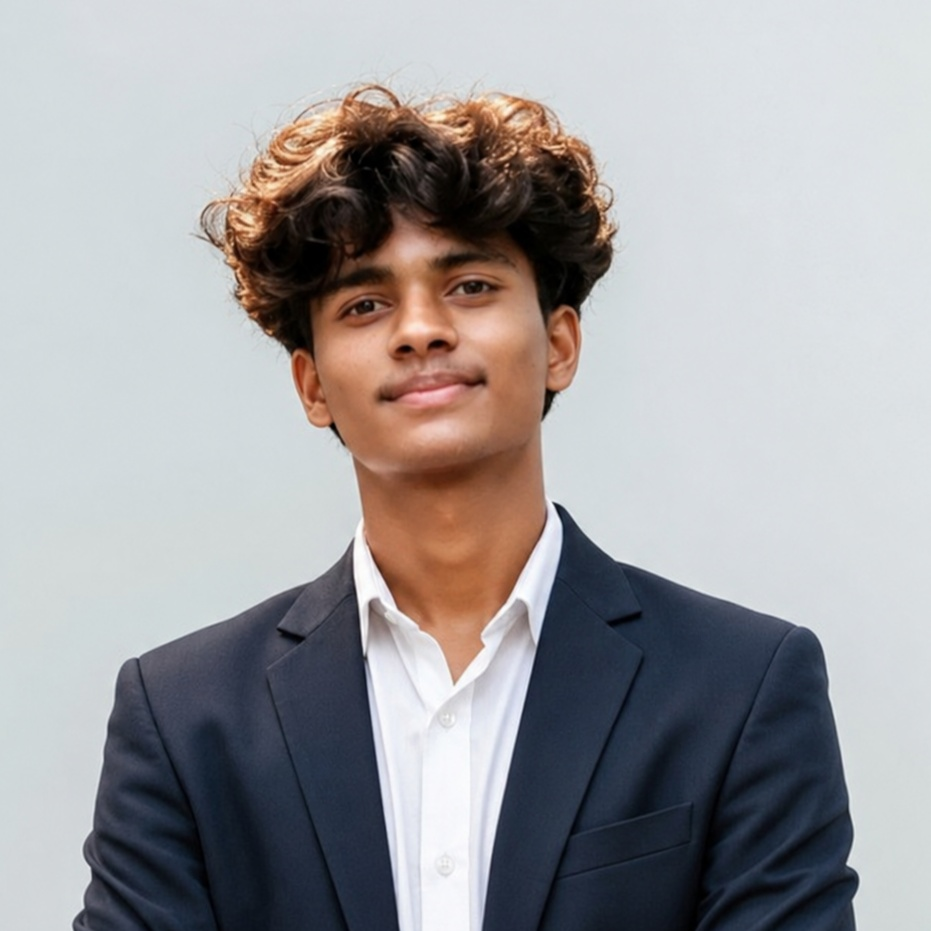
#> input picture Sachinxcode-01.jpg, 931 x 931 px
$ python generate_ascii_laser.py
#> lines starting #> are read from the running program, lines starting #| are printed output that depends on the picture
import os
import math
import random
import numpy as np
from PIL import Image, ImageDraw, ImageFont, ImageOps, ImageEnhance, ImageFilter

# ASCII character ramp from lowest to highest luminance
RAMP = " .:-=+*#%@"

def load_font(font_size=16):
    """Attempt to load a crisp monospace TTF font, falling back to default."""
    font_candidates = [
        "consola.ttf", "consolas.ttf", "cour.ttf", "courier.ttf",
        "lucon.ttf", "DejaVuSansMono.ttf", "FreeMono.ttf"
    ]
    for font_name in font_candidates:
        try:
            return ImageFont.truetype(font_name, font_size), font_size
        except OSError:
            continue
    try:
        # Try system font paths on Windows
        win_fonts = [
            "C:\\Windows\\Fonts\\consola.ttf",
            "C:\\Windows\\Fonts\\cour.ttf",
            "C:\\Windows\\Fonts\\lucon.ttf"
        ]
        for path in win_fonts:
            if os.path.exists(path):
                return ImageFont.truetype(path, font_size), font_size
    except Exception:
        pass
    return ImageFont.load_default(), font_size

def process_image_to_ascii_grid(image_path, cols=84, rows=42):
    """Load photo, crop square, contrast enhance, and convert to 2D ASCII grid."""
#> called with image_path = 'Sachinxcode-01.jpg', cols = 84, rows = 42
    if not os.path.exists(image_path):
        raise FileNotFoundError(f"Source photo {image_path} not found.")

    img = Image.open(image_path).convert('L')
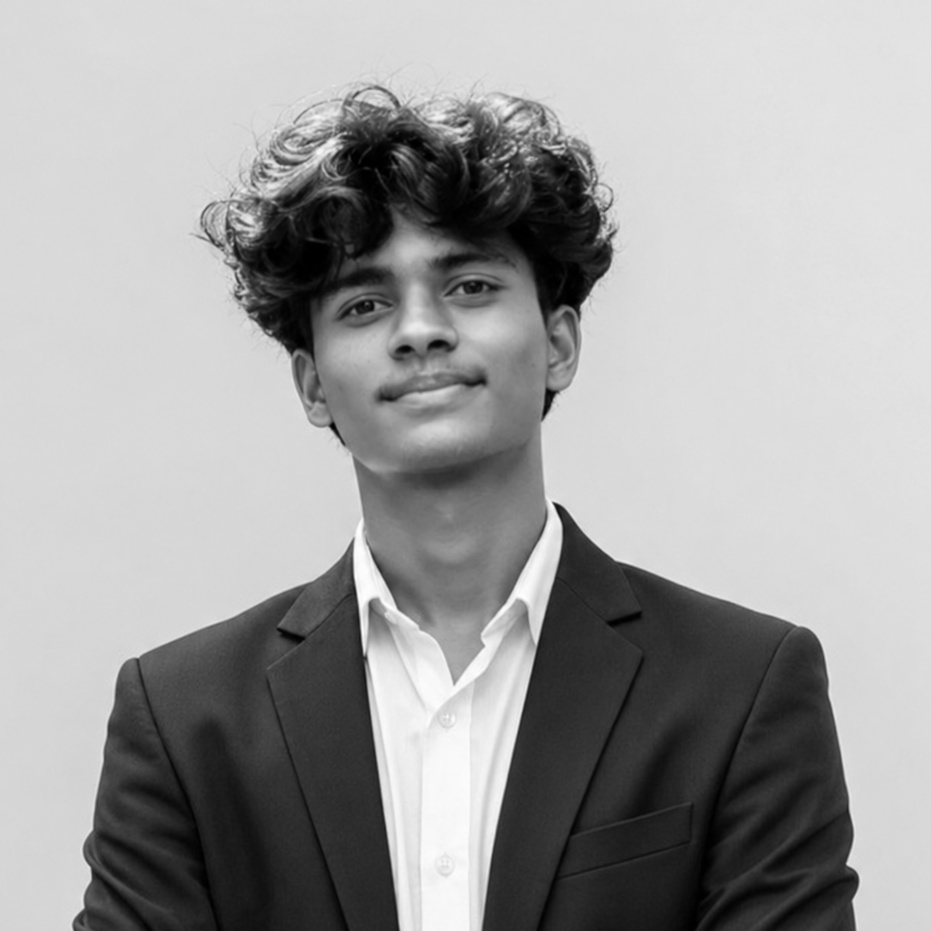
#> img: PIL image 931x931 L; min 0, max 255, mean 158.7

    # Square crop center
    w, h = img.size
#> w = 931; h = 931
    min_dim = min(w, h)
#> min_dim = 931
    left = (w - min_dim) // 2
#> left = 0
    top = (h - min_dim) // 2
#> top = 0
    img_cropped = img.crop((left, top, left + min_dim, top + min_dim))

    # Resize to target cols x rows
    img_resized = img_cropped.resize((cols, rows), Image.Resampling.LANCZOS)
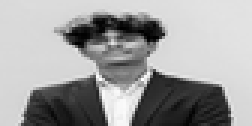
#> img_resized: PIL image 84x42 L (shown 3 times larger); min 0, max 255, mean 158.7

    # Enhance contrast & sharpness for crisp facial features
    img_contrast = ImageOps.autocontrast(img_resized, cutoff=2)
    enhancer = ImageEnhance.Contrast(img_contrast)
    img_enhanced = enhancer.enhance(1.4)
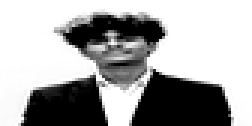
#> img_enhanced: PIL image 84x42 L (shown 3 times larger); min 0, max 255, mean 167.3
    img_sharp = img_enhanced.filter(ImageFilter.UnsharpMask(radius=1.5, percent=150))
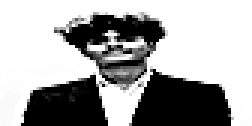
#> img_sharp: PIL image 84x42 L (shown 3 times larger); min 0, max 255, mean 166.8

    arr = np.array(img_sharp, dtype=np.float32)

    # Map pixel brightness (0..255) to ASCII character index
    ramp_len = len(RAMP)
    char_grid = []
    val_grid = []

    for r in range(rows):
        char_row = []
        val_row = []
        for c in range(cols):
            val = arr[r, c]
            idx = int((val / 255.0) * (ramp_len - 1))
            idx = max(0, min(ramp_len - 1, idx))
            char_row.append(RAMP[idx])
            val_row.append(val)
        char_grid.append(char_row)
        val_grid.append(val_row)
#> after the loop, char_grid = 42 items; val_grid = 42 items

    return char_grid, val_grid, cols, rows

def draw_laser_beam(draw, y_pos, width, color_cyan, color_purple):
    """Draw glowing multi-layer laser scan beam."""
    # Outer bloom aura
    draw.rectangle([20, y_pos - 6, width - 20, y_pos + 6], fill=(34, 211, 238, 40))
    draw.rectangle([30, y_pos - 3, width - 30, y_pos + 3], fill=(167, 139, 250, 90))
    # Core bright beam
    draw.line([(35, y_pos), (width - 35, y_pos)], fill=(255, 255, 255), width=2)

def generate_ascii_laser_gif(
    image_path="Sachinxcode-01.jpg",
    output_path="assets/ascii-laser-intro.gif",
    cols=84,
    rows=42,
    total_frames=52
):
    """Generate Cyberpunk ASCII-Photo + Laser-Scan animated GIF."""
    os.makedirs(os.path.dirname(output_path), exist_ok=True)

    char_grid, val_grid, cols, rows = process_image_to_ascii_grid(image_path, cols, rows)
#> char_grid = 42 items; val_grid = 42 items; cols = 84; rows = 42

    font, font_size = load_font(15)

    # Monospace cell measurements
    cell_w = 9
    cell_h = 17

    margin_x = 45
    margin_y = 65

    canvas_w = margin_x * 2 + cols * cell_w
#> canvas_w = 846
    canvas_h = margin_y + rows * cell_h + 55
#> canvas_h = 834

    # Color palette
    bg_color = (10, 10, 15)            # #0A0A0F dark cyberpunk bg
    hud_border_color = (30, 41, 59)   # #1E293B border
    text_muted_color = (100, 116, 139) # #64748B
    cyan_accent = (34, 211, 238)       # #22D3EE
    purple_accent = (167, 139, 250)   # #A78BFA
    emerald_accent = (16, 185, 129)    # #10B981
    white_color = (248, 250, 252)

    frames = []

    ascii_top_y = margin_y
    ascii_bottom_y = margin_y + rows * cell_h
#> ascii_bottom_y = 779

    for frame_idx in range(total_frames):
        img = Image.new('RGB', (canvas_w, canvas_h), color=bg_color)
        draw = ImageDraw.Draw(img)

        progress = frame_idx / float(total_frames - 1)

        # 1. Outer HUD Window Frame & Corner Brackets ┌ ┐ └ ┘
        draw.rectangle([15, 15, canvas_w - 15, canvas_h - 15], outline=hud_border_color, width=1)

        # Corner Brackets
        c_len = 16
        # Top-Left ┌
        draw.line([(15, 15), (15 + c_len, 15)], fill=cyan_accent, width=2)
        draw.line([(15, 15), (15, 15 + c_len)], fill=cyan_accent, width=2)
        # Top-Right ┐
        draw.line([(canvas_w - 15, 15), (canvas_w - 15 - c_len, 15)], fill=cyan_accent, width=2)
        draw.line([(canvas_w - 15, 15), (canvas_w - 15, 15 + c_len)], fill=cyan_accent, width=2)
        # Bottom-Left └
        draw.line([(15, canvas_h - 15), (15 + c_len, canvas_h - 15)], fill=cyan_accent, width=2)
        draw.line([(15, canvas_h - 15), (15, canvas_h - 15 - c_len)], fill=cyan_accent, width=2)
        # Bottom-Right ┘
        draw.line([(canvas_w - 15, canvas_h - 15), (canvas_w - 15 - c_len, canvas_h - 15)], fill=cyan_accent, width=2)
        draw.line([(canvas_w - 15, canvas_h - 15), (canvas_w - 15, canvas_h - 15 - c_len)], fill=cyan_accent, width=2)

        # Header Info Bar
        draw.text((30, 26), "[ SYS.BOOT_SCAN // @Sachinxcode-01 ]", font=font, fill=cyan_accent)
        draw.text((canvas_w - 160, 26), "GRID: 84x42", font=font, fill=purple_accent)
        draw.line([(30, 48), (canvas_w - 30, 48)], fill=hud_border_color, width=1)

        # Determine laser scan position & reveal state
        # Frames 0..6: Dark bootup
        # Frames 6..34: Primary Laser Scan (Top -> Bottom)
        # Frames 34..44: Secondary Verification Laser Pass
        # Frames 44..52: Full Reveal + CRT Flicker + Fade Loop

        if frame_idx < 6:
            laser_y = -100
            scan_pct = 0
        elif frame_idx <= 34:
            scan_t = (frame_idx - 6) / 28.0
            laser_y = ascii_top_y + scan_t * (ascii_bottom_y - ascii_top_y)
            scan_pct = int(scan_t * 100)
        elif frame_idx <= 44:
            pass2_t = (frame_idx - 34) / 10.0
            laser_y = ascii_top_y + pass2_t * (ascii_bottom_y - ascii_top_y)
            scan_pct = 100
        else:
            laser_y = -100
            scan_pct = 100

        # Draw ASCII Grid
        for r in range(rows):
            row_y = margin_y + r * cell_h

            # Check if row has been passed/revealed by laser
            is_revealed = (laser_y >= row_y) or (frame_idx > 34)
            is_laser_row = abs(laser_y - row_y) < (cell_h * 1.2)

            if not is_revealed:
                continue

            for c in range(cols):
                char = char_grid[r][c]
                val = val_grid[r][c]
                x_pos = margin_x + c * cell_w

                # CRT Character Flicker on idle frames 44..52
                if frame_idx > 44 and random.random() < 0.02:
                    rand_idx = max(0, min(len(RAMP)-1, RAMP.find(char) + random.choice([-1, 1])))
                    char = RAMP[rand_idx]

                # Color calculation based on brightness & laser proximity
                if is_laser_row:
                    char_color = white_color
                else:
                    # Gradient palette: high brightness -> Cyan, mid -> Purple, low -> Muted
                    norm = val / 255.0
                    if norm > 0.65:
                        r_c = int(34 + (248 - 34) * (norm - 0.65) / 0.35)
                        g_c = int(211 + (250 - 211) * (norm - 0.65) / 0.35)
                        b_c = int(238 + (252 - 238) * (norm - 0.65) / 0.35)
                        char_color = (r_c, g_c, b_c)
                    elif norm > 0.30:
                        r_c = int(167 * norm)
                        g_c = int(139 * norm)
                        b_c = int(250 * norm)
                        char_color = (max(40, r_c), max(40, g_c), max(50, b_c))
                    else:
                        r_c = int(100 * norm + 20)
                        g_c = int(116 * norm + 20)
                        b_c = int(139 * norm + 30)
                        char_color = (r_c, g_c, b_c)

                # Fade out slightly on last 3 frames to loop back to frame 0 smoothly
                if frame_idx >= total_frames - 3:
                    fade = 1.0 - ((frame_idx - (total_frames - 3)) / 3.0)
                    char_color = (int(char_color[0] * fade), int(char_color[1] * fade), int(char_color[2] * fade))

                draw.text((x_pos, row_y), char, font=font, fill=char_color)

        # Draw Laser Scan Line
        if laser_y > 0:
            draw_laser_beam(draw, int(laser_y), canvas_w, cyan_accent, purple_accent)

        # Footer Status & Progress Bar
        footer_y = canvas_h - 38
        draw.text((30, footer_y), f"STATUS: SCANNING [{scan_pct:3d}%]", font=font, fill=emerald_accent if scan_pct == 100 else cyan_accent)

        # Draw progress bar [██████░░░░]
        bar_x = 240
        bar_w = 200
        bar_h = 10
        draw.rectangle([bar_x, footer_y + 3, bar_x + bar_w, footer_y + 3 + bar_h], outline=hud_border_color)
        fill_w = int(bar_w * (scan_pct / 100.0))
        if fill_w > 0:
            draw.rectangle([bar_x, footer_y + 3, bar_x + fill_w, footer_y + 3 + bar_h], fill=cyan_accent)

        draw.text((canvas_w - 180, footer_y), "LOG: VERIFIED_OK", font=font, fill=emerald_accent if scan_pct == 100 else text_muted_color)

        frames.append(img)
#> this loop made 52 passes
#> laser_y on passes 7 to 18: 65, 90.5, 116, 141.5, 167, 192.5, 218, 243.5, 269, 294.5, 320, 345.5
#> pass 1, in generate_ascii_laser_gif, `img = Image.new('RGB', (canvas_w, canvas_h), color=bg_color)`:
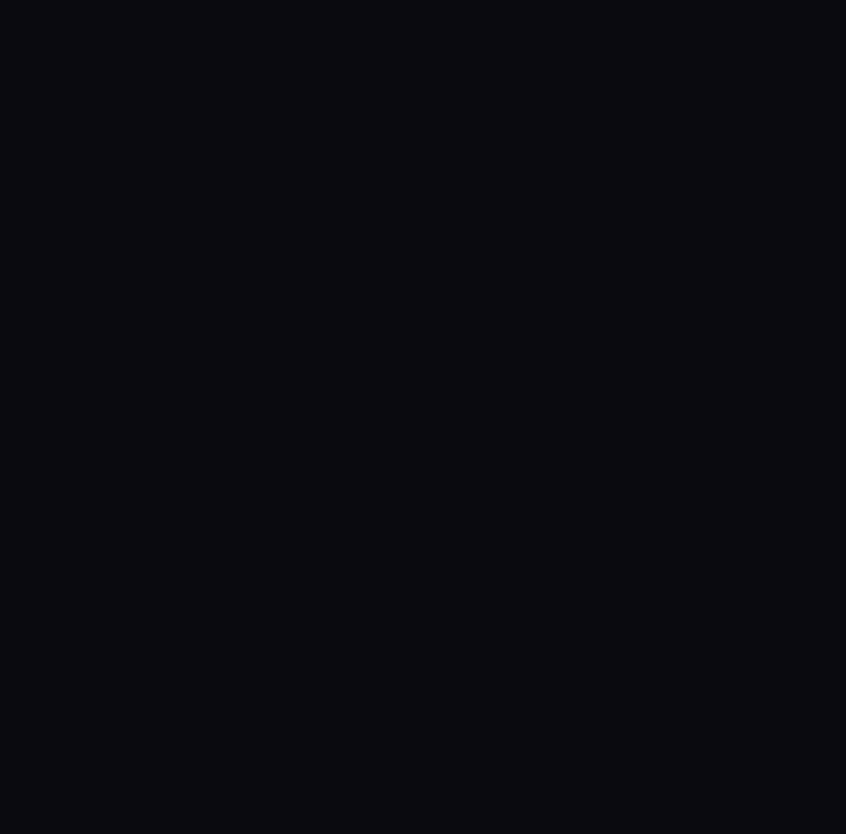
#> img: PIL image 846x834 RGB; mean R, G, B 10, 10, 15
#> after the loop:
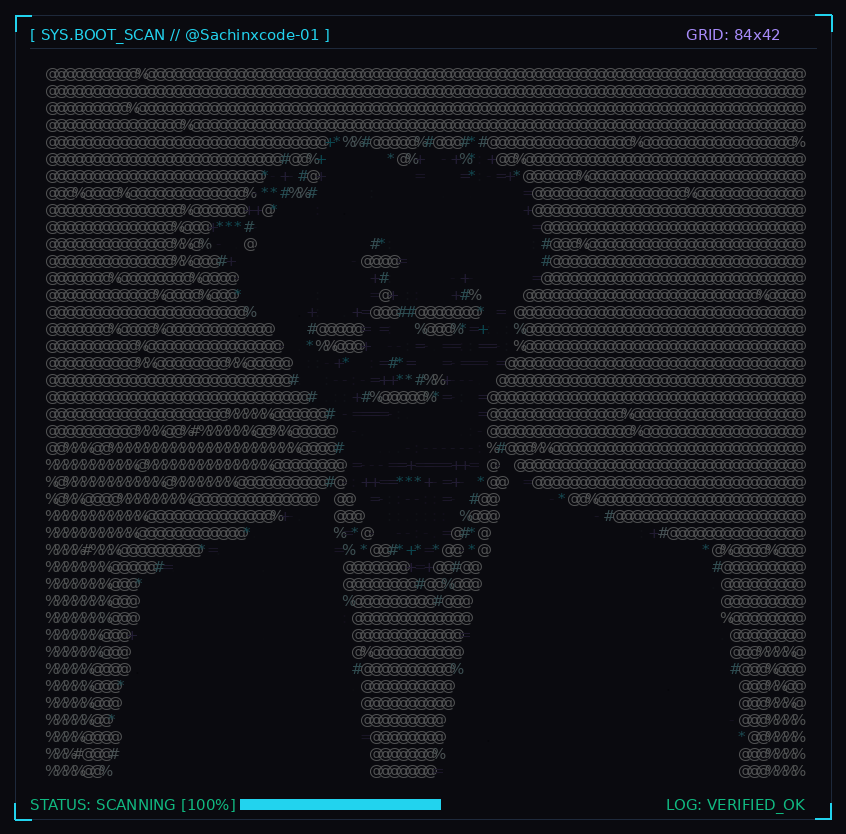
#> img: PIL image 846x834 RGB; mean R, G, B 21.9, 23.3, 27.8
#> after the loop, frames = 52 items

    # Save animated GIF
    frames[0].save(
        output_path,
        save_all=True,
        append_images=frames[1:],
        duration=65,  # 65ms per frame = ~3.38s loop
        loop=0,
        optimize=True
    )
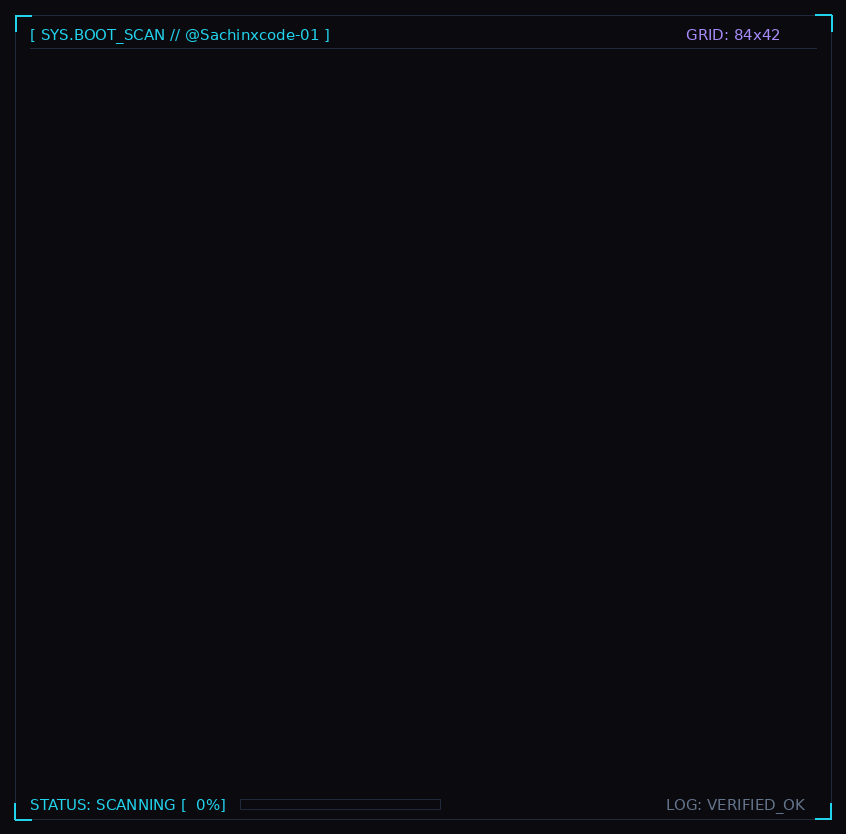
#> saved as ascii-laser-intro.gif: PIL image 846x834 RGB; mean R, G, B 10.3, 10.8, 16

    file_size_mb = os.path.getsize(output_path) / (1024 * 1024)
    print(f"Generated {output_path} ({file_size_mb:.2f} MB, {len(frames)} frames) successfully!")
#| Generated assets/ascii-laser-intro.gif (1.36 MB, 52 frames) successfully!

if __name__ == "__main__":
    generate_ascii_laser_gif()

$ run again, with IMG_20260429_071837_402.webp saved as Sachinxcode-01.jpg
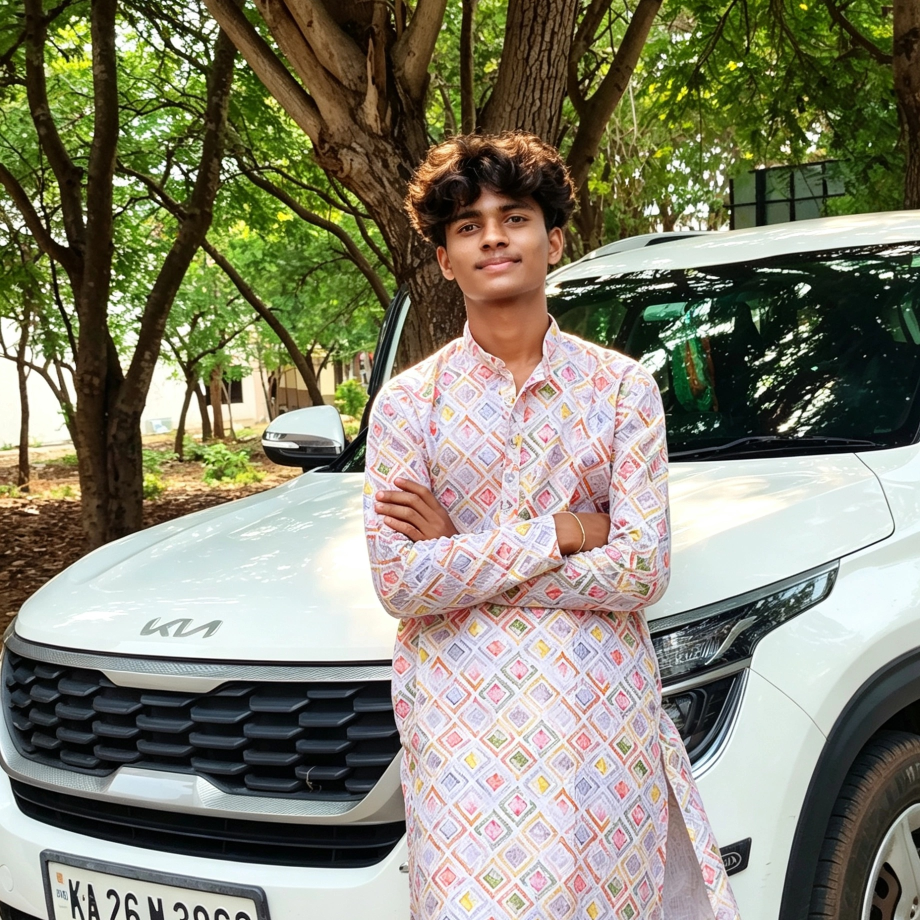
#> input picture IMG_20260429_071837_402.webp, 1840 x 1840 px (shown at 1/2 size)
#> in process_image_to_ascii_grid, `img_sharp = img_enhanced.filter(ImageFilter.UnsharpMask(radius=1.5, pe..`:
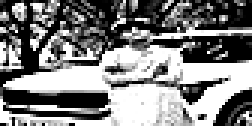
#> img_sharp: PIL image 84x42 L (shown 3 times larger); min 0, max 255, mean 128.9
#> after the loop in process_image_to_ascii_grid, `for r in range(rows):`: char_grid = 42 items
#> in generate_ascii_laser_gif, `char_grid, val_grid, cols, rows = process_image_to_ascii_grid(image_pa..`: cols = 84; rows = 42
#> canvas_w = 846
#> canvas_h = 834
#> ascii_bottom_y = 779
#> the loop in generate_ascii_laser_gif, `for frame_idx in range(total_frames):` made 52 passes
#> laser_y on passes 7 to 14: 65, 90.5, 116, 141.5, 167, 192.5, 218, 243.5
#> after the loop in generate_ascii_laser_gif, `for frame_idx in range(total_frames):`:
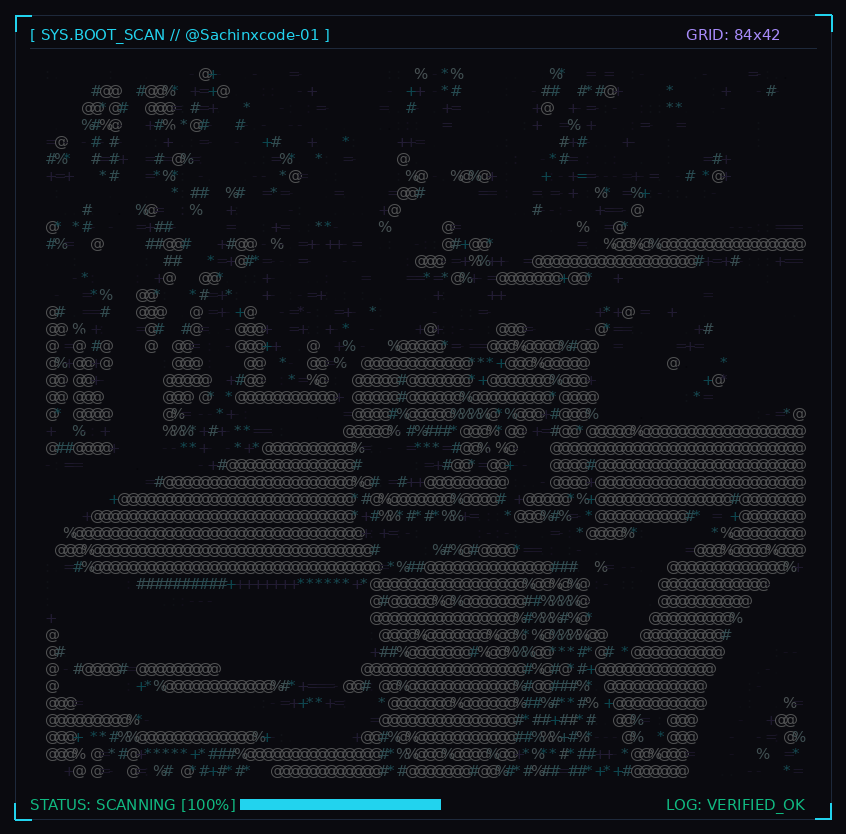
#> img: PIL image 846x834 RGB; mean R, G, B 17.5, 19.2, 24.1
#> after the loop in generate_ascii_laser_gif, `for frame_idx in range(total_frames):`: frames = 52 items
#| Generated assets/ascii-laser-intro.gif (1.48 MB, 52 frames) successfully!
